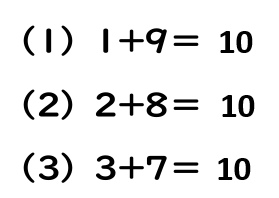
#> input picture keisan_problem.png, 279 x 198 px
$ python create_grid_image.py
#> lines starting #> are read from the running program, lines starting #| are printed output that depends on the picture; after the words box and inside, x2 and y2 are one past the last pixel; in counts of white or black regions, pixels touching at a corner belong together
import cv2
import numpy as np

def draw_grid(image_path, output_path, grid_interval_x=50, grid_interval_y=50, grid_color=(192, 192, 192), grid_thickness=1):
    """
    画像にグリッド線を描画する関数

    Args:
        image_path:     元の画像のファイルパス
        output_path:    グリッド線を描画した画像の出力ファイルパス
        grid_interval_x: X軸方向のグリッド間隔 (ピクセル)
        grid_interval_y: Y軸方向のグリッド間隔 (ピクセル)
        grid_color:      グリッド線の色 (BGR形式, 例: グレー=(192, 192, 192))
        grid_thickness:  グリッド線の太さ (ピクセル)
    """
#> called with image_path = 'keisan_problem.png', output_path = 'keisan_problem_grid.png', grid_interval_x = 50, grid_interval_y = 50, grid_color = (192, 192, 192), grid_thickness = 1
    try:
        img = cv2.imread(image_path)
#> img is the input picture: shape (198, 279, 3); min 0, max 255, mean 234.4
        if img is None:
            raise FileNotFoundError(f"画像ファイルが見つかりません: {image_path}")

        height, width = img.shape[:2]
#> height = 198; width = 279

        # 縦方向のグリッド線
        for x in range(grid_interval_x, width, grid_interval_x):
            cv2.line(img, (x, 0), (x, height), grid_color, grid_thickness)
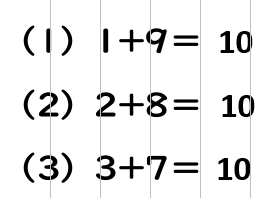
#> img: shape (198, 279, 3); 1.79% of pixels changed, all inside (x1, y1, x2, y2) = (50, 0, 251, 198)

        # 横方向のグリッド線
        for y in range(grid_interval_y, height, grid_interval_y):
            cv2.line(img, (0, y), (width, y), grid_color, grid_thickness)
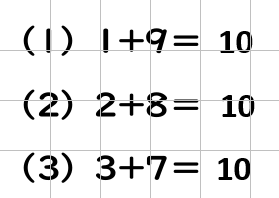
#> img: shape (198, 279, 3); 1.49% of pixels changed, all inside (x1, y1, x2, y2) = (0, 50, 279, 151)

        cv2.imwrite(output_path, img)
        print(f"グリッド線付き画像を {output_path} に保存しました。")

    except Exception as e:
        print(f"エラーが発生しました: {e}")


# --- 実行例 ---
if __name__ == "__main__":
    original_image_file = "keisan_problem.png" # 元の計算問題画像 (例として用意)
    grid_image_file = "keisan_problem_grid.png" # グリッド線付き画像の出力ファイル名

    draw_grid(original_image_file, grid_image_file) # グリッド線描画を実行
    # 必要に応じて、グリッド間隔や色などを調整して再度実行してください
